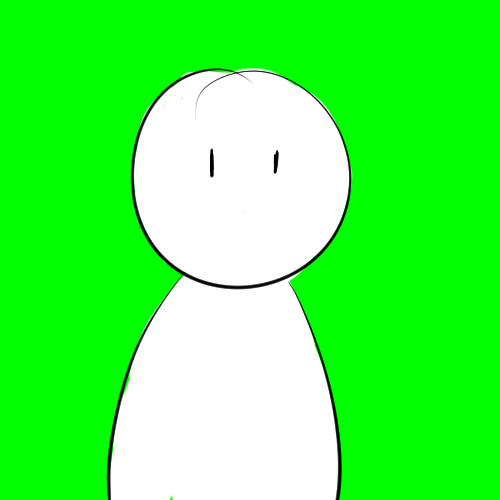
%> input picture imgs/bk.png, 500 x 500 px
$ octave transImg.m   (GNU Octave 9; MATLAB toolbox functions it lacks are replaced by stand-ins)
%> lines starting %> are read from the running program, lines starting %| are printed output that depends on the picture
### transCoeff.m
function T = transCoeff(P,Q)
    %三点Pを三点Qに写す行列を返す
    %P,Qは[[x y]; [x y]; [x y]]の形式
    A = [P [1; 1; 1]];
    coeffMat = [[A; zeros(3)] [zeros(3); A]];
    B = reshape(Q, [6,1]);
    coeffVec = coeffMat\B;
    T = [reshape(coeffVec, [3,2]).'; [0 0 1]].';
end

### transImg.m
%画像読み込み
[bk]  = im2single(imread("imgs\bk.png"));
[mouth,~,mask] = imread("imgs\mouth.png");
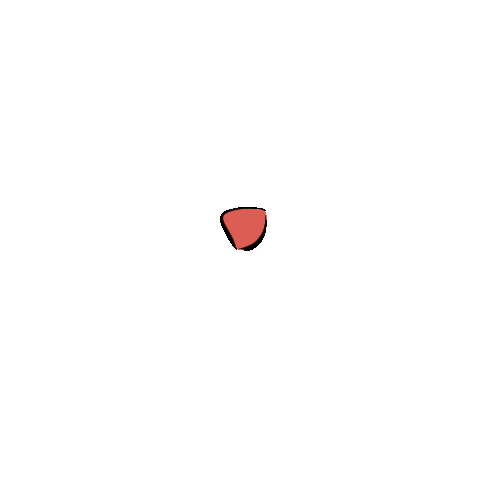
%> input picture imgs/mouth.png, 500 x 500 px
%> mouth is the input picture: size 500x500x3 uint8; mean R, G, B 254.4, 253.8, 253.7
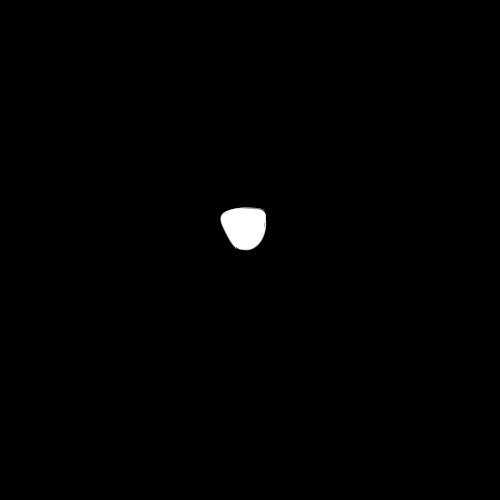
%> mask: size 500x500 uint8; min 0, max 255, mean 1.5
mouth = im2single(mouth);
%> mouth: size 500x500x3 single

mesh = [[209 208];[274 208];[246 263]];
open = mesh;
close = [[209 226];[274 226];[246 226]];

param = 0.1;

morph = open.*param+close.*(1-param);

T = transCoeff(mesh,morph);
tform = affine2d(T);
%> (the run ends here)
